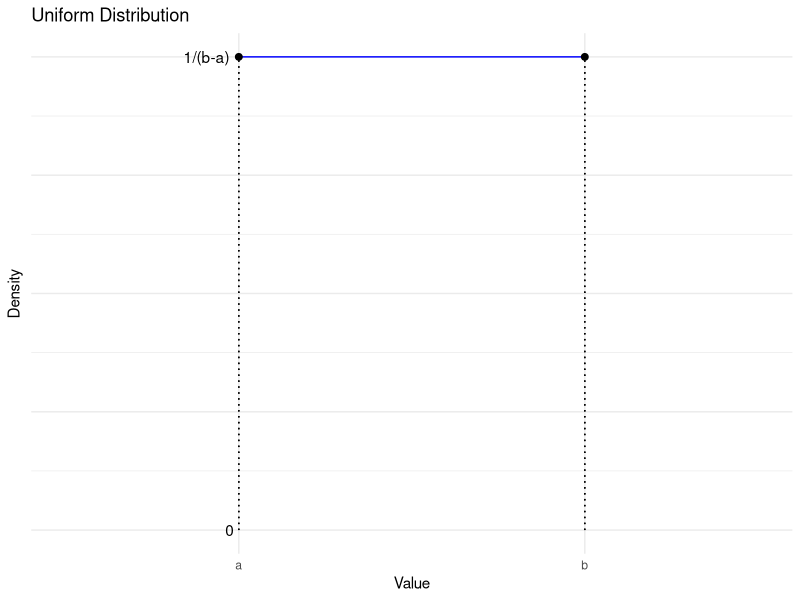

Source code (R):
## ---- chunk 1
# Load required libraries
library(ggplot2)

# Create data for a uniform distribution
df <- data.frame(x = c("a", "b"), y = c(1, 1))

# Plot
p <- ggplot(df, aes(x, y)) +
  geom_line(aes(group = 1), color = "blue") +
  geom_point(size = 2) +
  geom_segment(aes(x = "a", xend = "a", y = 0, yend = 1), linetype = "dotted") +
  geom_segment(aes(x = "b", xend = "b", y = 0, yend = 1), linetype = "dotted") +
  labs(x = "Value", y = "Density", title = "Uniform Distribution") +
  theme_minimal() +
  theme(axis.text.y = element_blank(),
        axis.ticks.y = element_blank()) +
  annotate("text", x = "a", y = 1, label = "1/(b-a)", hjust = 1.2, vjust = 0.5) +  
  annotate("text", x = "a", y = 0, label = "0", hjust = 1.5, vjust = 0.5)

print(p)
